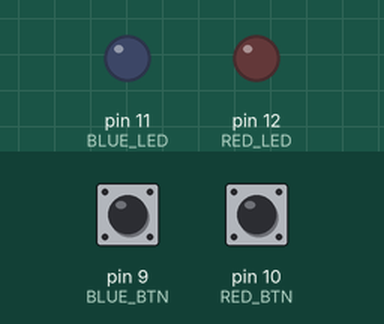
This sketch was run on a simulated Arduino Uno, built with avr-gcc and run on an emulated ATmega328P. Parts: output pins drawn as LEDs (lit = HIGH). The inputs (shaded band) are chosen by the test bench; at power-on: pin 9 (BLUE_BTN) HIGH, pin 10 (RED_BTN) HIGH.

Above: at 1.2 s.
1.3 s: pin 9 (BLUE_BTN) pulled LOW for 0.15 s
At 2.1 s:
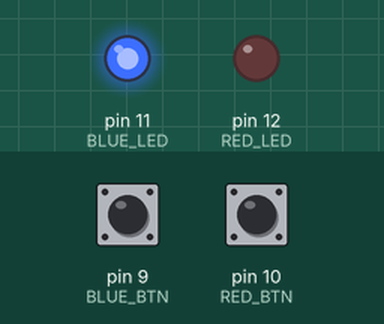
3.8 s: pin 10 (RED_BTN) pulled LOW for 0.15 s
At 4.1 s:
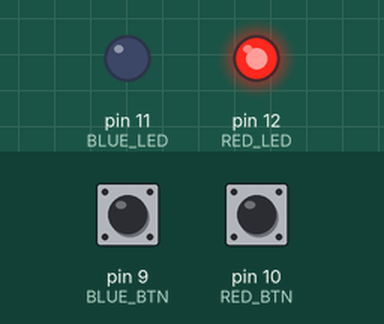
6.3 s: pin 10 (RED_BTN) pulled LOW for 3.2 s
At 11.4 s:
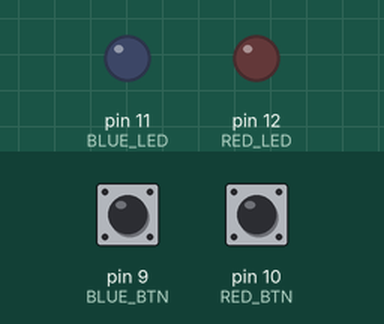
11.8 s: pin 9 (BLUE_BTN) pulled LOW for 3.2 s
At 12.6 s:
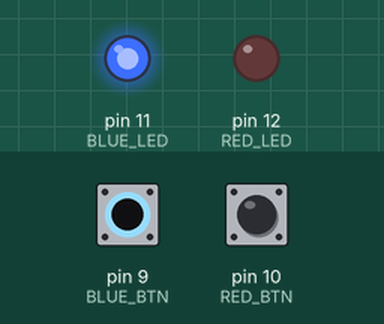
17.3 s: pin 9 (BLUE_BTN) driven LOW and pin 10 (RED_BTN) driven LOW
At 18.0 s:
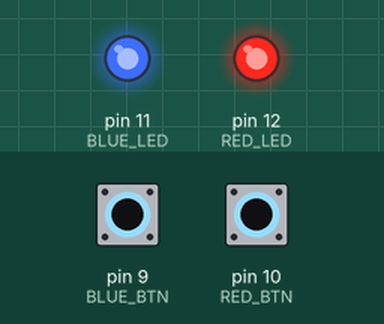
Timing chart, 0 to 19.8 s (numbered marks = the images above; inputs shaded):
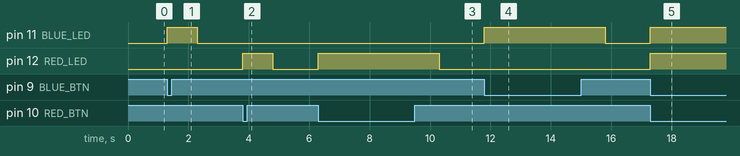

The sketch:

blink.ino
```cpp
#define RED_LED   12  // red led
#define BLUE_LED  11  // blue led
#define RED_BTN   10  // red button
#define BLUE_BTN  9   // blue button
#define DELAY_MIN 40
#define DELAY_MAX 100

bool on = true;
void setup() {
  pinMode(RED_LED,  OUTPUT        );
  pinMode(BLUE_LED, OUTPUT        );
  pinMode(RED_BTN,  INPUT_PULLUP  );
  pinMode(BLUE_BTN, INPUT_PULLUP  );

  randomSeed(analogRead(0));
}

int step = 0;
void loop() {
//  blink(random(1000) > 500,
//        random(1000) > 500,
//        random(DELAY_MIN, DELAY_MAX));
 // doBlink(step, 300);
  step = (step + 1) %  3;
  checkButtons();
}

void doBlink(int blinkStep, int _delay) {
  switch(blinkStep) {
    case 0:   blink(true,false, _delay); break;
    case 1:   blink(false,true, _delay); break;
    case 2:   blink(true,true,  _delay); break;
  }
  blink(false,false,100);

}

void blink(bool red, bool blue, long _delay) {
  digitalWrite(RED_LED,  red);
  digitalWrite(BLUE_LED, blue);
  delay(_delay);

}

void checkButtons() {
  bool redPressed  = digitalRead(RED_BTN)  == LOW;
  bool bluePressed = digitalRead(BLUE_BTN) == LOW;

  while (redPressed || bluePressed) {
    blink(redPressed, bluePressed, 1000);

    redPressed  = digitalRead(RED_BTN)  == LOW;
    bluePressed = digitalRead(BLUE_BTN) == LOW;
  }
  digitalWrite(RED_LED,  LOW);
  digitalWrite(BLUE_LED, LOW);
}
```

Measured:
- after the input at 1.3 s, pin 11 (BLUE_LED): LOW → HIGH at once, → LOW 1.0 s later
- after the input at 3.8 s, pin 12 (RED_LED): LOW → HIGH at once, → LOW 1.0 s later
- after the input at 6.3 s, pin 12 (RED_LED): LOW → HIGH at once, → LOW 4.0 s later
- after the input at 11.8 s, pin 11 (BLUE_LED): LOW → HIGH at once, → LOW 4.0 s later
- after the input at 17.3 s, pin 11 (BLUE_LED), pin 12 (RED_LED): LOW → HIGH at once
